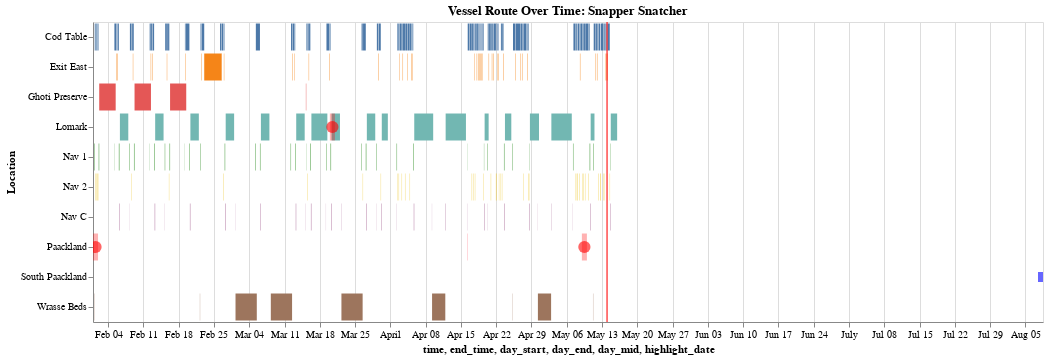

Notebook source saved alongside this figure:
### Markdown cell above
Let's apply the function to some examples

### Code cell
vessel_id = 'snappersnatcher7be'
vessel_name = vessels.loc[vessels['id'] == vessel_id, 'name'].values[0]

chart = plot_vessel_dwell_timeline(
    trajectories=trajectories,
    vessel_id=vessel_id,
    location_to_y=port_to_idx,
    harbor_reports=harbor_reports,
    transactions=transactions,
    documents=documents,
    vessel_name=vessel_name,
    highlight_date='2035-05-14'
)
chart.display()

### Figure 1 — Vega-Lite specification as saved in the notebook (floating-point values rounded to 4 significant figures; data arrays with more than 128 entries replaced by an {"elided": "..."} marker saying what was removed)
{"config": {"view": {"continuousWidth": 300, "continuousHeight": 300}}, "layer": [{"data": {"name": "data-eee75f270177cd529e349d6a3fd157e1"}, "mark": {"type": "bar"}, "encoding": {"color": {"field": "source", "legend": null, "type": "nominal"}, "tooltip": [{"field": "source", "type": "nominal"}, {"field": "time", "type": "temporal"}, {"field": "end_time", "type": "temporal"}, {"field": "dwell_hours", "type": "quantitative"}], "x": {"field": "time", "type": "temporal"}, "x2": {"field": "end_time"}, "y": {"field": "source", "sort": ["Nav 3", "Himark", "Exit East", "Nav E", "Exit South", "Exit North", "Nav B", "Exit West", "Nemo Reef", "Port Grove", "South Paackland", "Cod Table", "Paackland", "Haacklee", "Don Limpet Preserve", "Nav D", "Nav A", "Nav 1", "Lomark", "Ghoti Preserve", "Nav C", "Nav 2", "Wrasse Beds", "Tuna Shelf"], "title": "Location", "type": "nominal"}}, "name": "view_5"}, {"data": {"name": "data-32d8fc29f82df64e5a7ba66bd2d8598b"}, "mark": {"type": "bar", "color": "red", "opacity": 0.3}, "encoding": {"tooltip": [{"field": "target", "type": "nominal"}, {"field": "date", "type": "temporal"}, {"field": "data_author", "type": "nominal"}], "x": {"field": "day_start", "type": "temporal"}, "x2": {"field": "day_end"}, "y": {"field": "target", "sort": ["Nav 3", "Himark", "Exit East", "Nav E", "Exit South", "Exit North", "Nav B", "Exit West", "Nemo Reef", "Port Grove", "South Paackland", "Cod Table", "Paackland", "Haacklee", "Don Limpet Preserve", "Nav D", "Nav A", "Nav 1", "Lomark", "Ghoti Preserve", "Nav C", "Nav 2", "Wrasse Beds", "Tuna Shelf"], "type": "nominal"}}}, {"data": {"name": "data-32d8fc29f82df64e5a7ba66bd2d8598b"}, "mark": {"type": "circle", "color": "red", "opacity": 0.6, "size": 150}, "encoding": {"tooltip": [{"field": "target", "type": "nominal"}, {"field": "date", "type": "temporal"}, {"field": "data_author", "type": "nominal"}], "x": {"field": "day_mid", "type": "temporal"}, "y": {"field": "target", "sort": ["Nav 3", "Himark", "Exit East", "Nav E", "Exit South", "Exit North", "Nav B", "Exit West", "Nemo Reef", "Port Grove", "South Paackland", "Cod Table", "Paackland", "Haacklee", "Don Limpet Preserve", "Nav D", "Nav A", "Nav 1", "Lomark", "Ghoti Preserve", "Nav C", "Nav 2", "Wrasse Beds", "Tuna Shelf"], "type": "nominal"}}}, {"data": {"name": "data-8f9d66691633d789cbc282c03d538ad7"}, "mark": {"type": "square", "color": "blue", "opacity": 0.6, "size": 100}, "encoding": {"tooltip": [{"field": "target", "type": "nominal"}, {"field": "date", "type": "temporal"}, {"field": "qty_tons", "type": "quantitative"}, {"field": "commodity", "type": "nominal"}], "x": {"field": "day_mid", "type": "temporal"}, "y": {"field": "target", "sort": ["Nav 3", "Himark", "Exit East", "Nav E", "Exit South", "Exit North", "Nav B", "Exit West", "Nemo Reef", "Port Grove", "South Paackland", "Cod Table", "Paackland", "Haacklee", "Don Limpet Preserve", "Nav D", "Nav A", "Nav 1", "Lomark", "Ghoti Preserve", "Nav C", "Nav 2", "Wrasse Beds", "Tuna Shelf"], "type": "nominal"}}}, {"data": {"name": "data-258b44a16de4e7eb90119b5c975f55b1"}, "mark": {"type": "rule", "color": "red", "opacity": 0.7, "strokeWidth": 1.5}, "encoding": {"x": {"field": "highlight_date", "type": "temporal"}}}], "height": 300, "params": [{"name": "param_5", "select": {"type": "interval", "encodings": ["x", "y"]}, "bind": "scales", "views": ["view_5"]}], "title": "Vessel Route Over Time: Snapper Snatcher", "width": 950, "$schema": "https://vega.github.io/schema/vega-lite/v5.20.1.json", "datasets": {"data-eee75f270177cd529e349d6a3fd157e1": {"elided": "290 records"}, "data-32d8fc29f82df64e5a7ba66bd2d8598b": [{"source": "snappersnatcher7be", "target": "Lomark", "date": "2035-03-20T00:00:00", "data_author": "Portmaster of Lomark", "day_start": "2035-03-20T00:00:00", "day_end": "2035-03-21T00:00:00", "day_mid": "2035-03-20T12:00:00"}, {"source": "snappersnatcher7be", "target": "Paackland", "date": "2035-05-09T00:00:00", "data_author": "Portmaster of Paackland", "day_start": "2035-05-09T00:00:00", "day_end": "2035-05-10T00:00:00", "day_mid": "2035-05-09T12:00:00"}, {"source": "snappersnatcher7be", "target": "Paackland", "date": "2035-02-01T00:00:00", "data_author": "Portmaster of Paackland", "day_start": "2035-02-01T00:00:00", "day_end": "2035-02-02T00:00:00", "day_mid": "2035-02-01T12:00:00"}], "data-8f9d66691633d789cbc282c03d538ad7": [{"source": "cargo_2035_2939020b", "target": "South Paackland", "date": "2035-08-08T00:00:00", "suspected_vessels": ["channelcatfishcapturer175", "catfishcapturer7a8", "snappersnatcher7be", "northernpikepirated97", "chumsalmoncatcher41e"], "probable_cargo_transaction": true, "id": "cargo_2035_2939020b", "qty_tons": 34.38, "commodity": "habeaspisces4eb", "day_mid": "2035-08-08T12:00:00"}], "data-258b44a16de4e7eb90119b5c975f55b1": [{"highlight_date": "2035-05-14"}]}}
